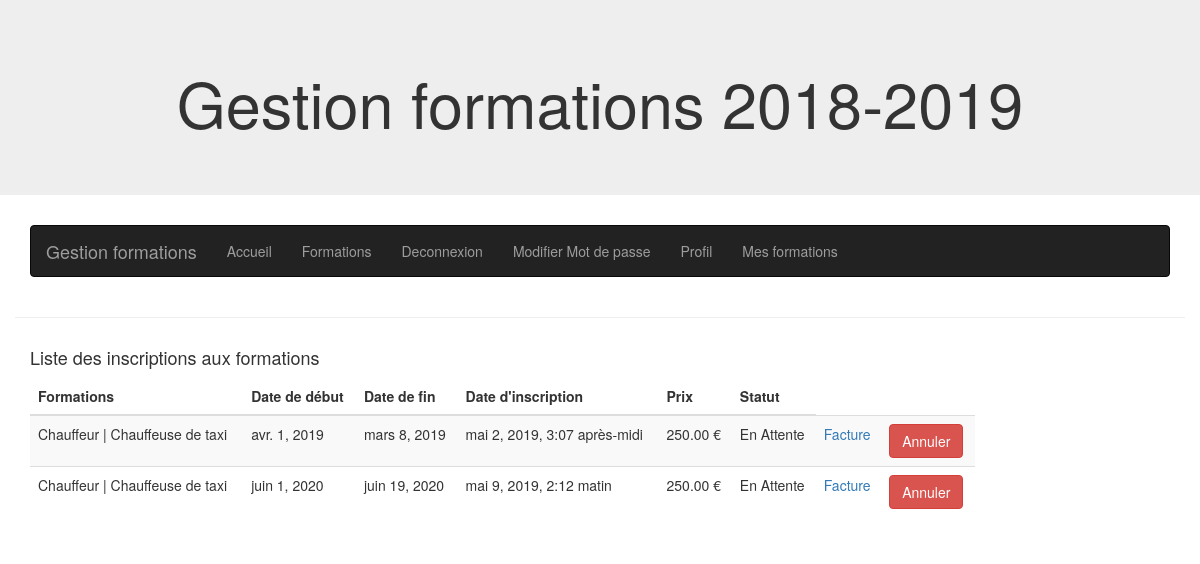
Screenshot of /training/my_training/ (signed in) with the database file from the repository.
### booking/models.py (models this page shows, shortened)
class RegistrationSession(models.Model):
    session=models.ForeignKey(Session,verbose_name='Session',on_delete=models.CASCADE)
    student=models.ForeignKey(Profile,verbose_name='Etudiant',on_delete=models.CASCADE,limit_choices_to={'user_type': 1})
    date_of_registration=models.DateTimeField(verbose_name="Date d' inscription",auto_now=True,null=True)
    STATUS = (
            (1, 'En Attente'),
            (2, 'Confirmer'),
            (3, 'Annuler'),
        )
    status = models.PositiveSmallIntegerField(verbose_name='Statut',choices=STATUS,default=1)
    class Meta:
        verbose_name="Inscription à une session"
        verbose_name_plural='Inscription aux sessions'
    """
    Méthode qui permet de savoir le nombre de place déja réservée pour une session determinée.
    """
    """
    Méthode qui permet de voir le nombre de place disponible
    pour une session de formation transmise en paramètre.

    """

### training/models.py (models this page shows, shortened)
class Session(models.Model):
    date_of_begin=models.DateField(verbose_name='Date de début',null=True)
    date_of_finish=models.DateField(verbose_name='Date de fin',null=True)
    seats_max=models.IntegerField(verbose_name='Nombre de places',null=True)
    training = models.ForeignKey(Training, on_delete=models.CASCADE)
    full=models.BooleanField(verbose_name='Complet',default=False)
    class Meta:
        verbose_name='Session'
        verbose_name_plural = 'Sessions'

class Training(models.Model):
    name=models.CharField(verbose_name='Nom de la formation', max_length=150)
    description=models.TextField(verbose_name='Description')
    price=models.DecimalField(verbose_name='Prix',max_digits=6,decimal_places=2)
    category=models.ForeignKey(Category,on_delete=models.CASCADE, verbose_name='Catégorie')
    number_hours=models.IntegerField(verbose_name='Nombre d''heures')
    teacher=models.ForeignKey(Profile,on_delete=models.CASCADE,verbose_name='Formateur',
                              limit_choices_to={'user_type': 2})
    class Meta:
        verbose_name='Formation'
        verbose_name_plural = 'Formations'

### training/views.py (the view)
# urls.py: path('my_training/',views.my_training,name='my_training'),
def my_training(request):
    current_user=request.user.profile
    booking_user=RegistrationSession.objects.filter(student=current_user).exclude(status=3)
    return render(request,'training/my_training.html',{'booking_user':booking_user})

### training/templates/training/my_training.html (shortened to what this page needs)
{% extends 'base.html' %}
{% load crispy_forms_tags %}
{% block content %}
<div class="container">
    <div class="row">
        <div class="col-sm-10">
            <h4>Liste des inscriptions aux formations</h4>
            {% if not booking_user %}
                <p>Vous n'avez pas d'inscription ! </p>
            {% else %}
                <table class="table table-striped">
                      <thead>
                        <tr>
                          <th scope="col">Formations</th>
                          <th scope="col">Date de début</th>
                          <th scope="col">Date de fin</th>
                          <th scope="col">Date d'inscription</th>
                          <th scope="col">Prix</th>
                          <th scope="col">Statut</th>
                        </tr>
                      </thead>
                      <tbody>
                            {% for booking in booking_user  %}
                                <tr>
                                    <form class="update_status" method="POST" action="{% url 'training:update_registration' id_registration=booking.pk %}">
                                        <td>{{booking.session.training.name}}</td>
                                        <td>{{booking.session.date_of_begin}}</td>
                                        <td>{{booking.session.date_of_finish}}</td>
                                        <td>{{booking.date_of_registration}}</td>
                                        <td>{{booking.session.training.price}} €</td>
                                        <td>{{booking.get_status_display}}</td>
                                        <td><a href="{% url 'billing:print_invoice' id_session=booking.session.pk %}">Facture</a></td>
                                        <td><input type="submit" class="btn btn-danger" value="Annuler"></td>
                                    </form>
                                </tr>
                            {% endfor%}
                      </tbody>
                </table>
            {% endif %}
        </div>
    </div>
</div>
{% endblock content %}

### rows the page displays
RegistrationSession: session.training.name "Chauffeur | Chauffeuse de taxi", session.date_of_begin "avr. 1, 2019", session.date_of_finish "mars 8, 2019", date_of_registration "mai 2, 2019, 3:07 après-midi", session.training.price "250.00", status "En Attente"
RegistrationSession: session.training.name "Chauffeur | Chauffeuse de taxi", session.date_of_begin "juin 1, 2020", session.date_of_finish "juin 19, 2020", date_of_registration "mai 9, 2019, 2:12 matin", session.training.price "250.00", status "En Attente"
